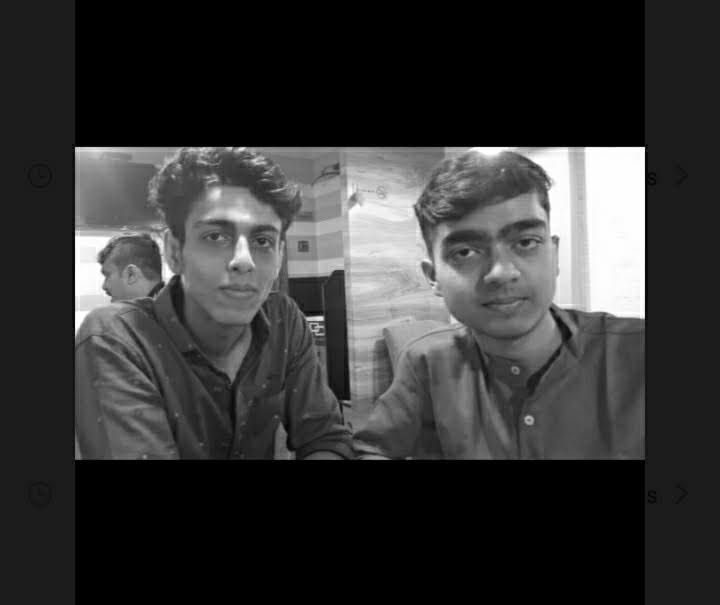
#> input picture Images/Yash2.jpg, 720 x 605 px
$ python Image_Face_Detection.py
#> lines starting #> are read from the running program, lines starting #| are printed output that depends on the picture
import cv2 as cv

face_cascade = cv.CascadeClassifier('haarcascade_frontalface_default.xml')
img = cv.imread('../Images/Yash2.jpg')
#> img is the input picture: shape (605, 720, 3); min 0, max 255, mean 53.5
gray = cv.cvtColor(img, cv.COLOR_BGR2GRAY)
faces = face_cascade.detectMultiScale(gray, 1.1, 4)
#> faces = [[171, 189, 132, 132], [420, 188, 153, 153]]
print(faces)
#| [[171 189 132 132]
#|  [420 188 153 153]]
for x, y, w, h in faces:
    output = cv.rectangle(img, (x, y), (x + w, y + h), (0, 255, 0), 3)
#> this loop made 2 passes
#> pass 2, `output = cv.rectangle(img, (x, y), (x + w, y + h), (0, 255, 0), 3)`:
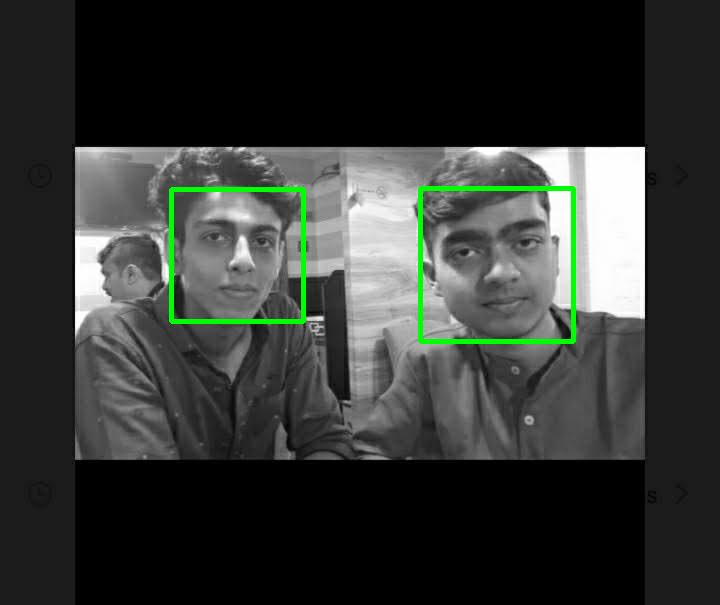
#> output: shape (605, 720, 3); mean B, G, R 51.9, 55.3, 51.9

cv.imshow('show', img)
cv.waitKey(0)
cv.destroyAllWindows()
